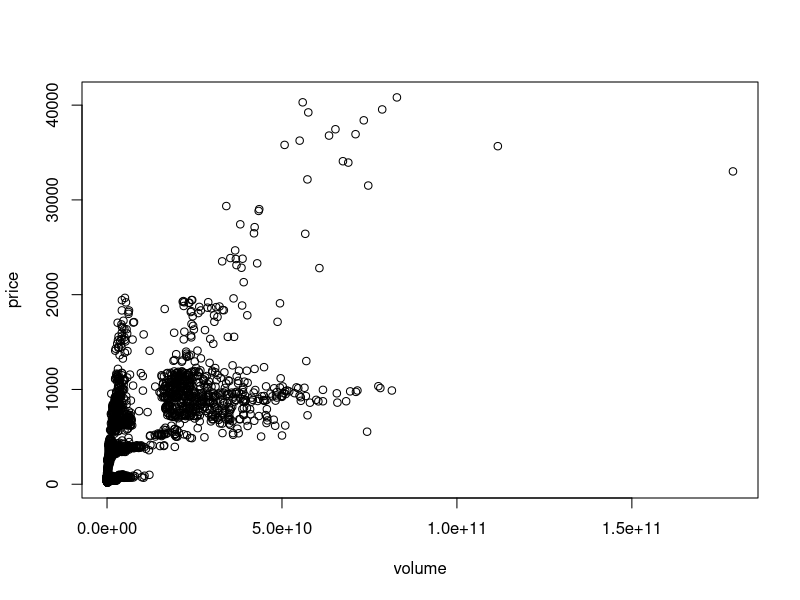
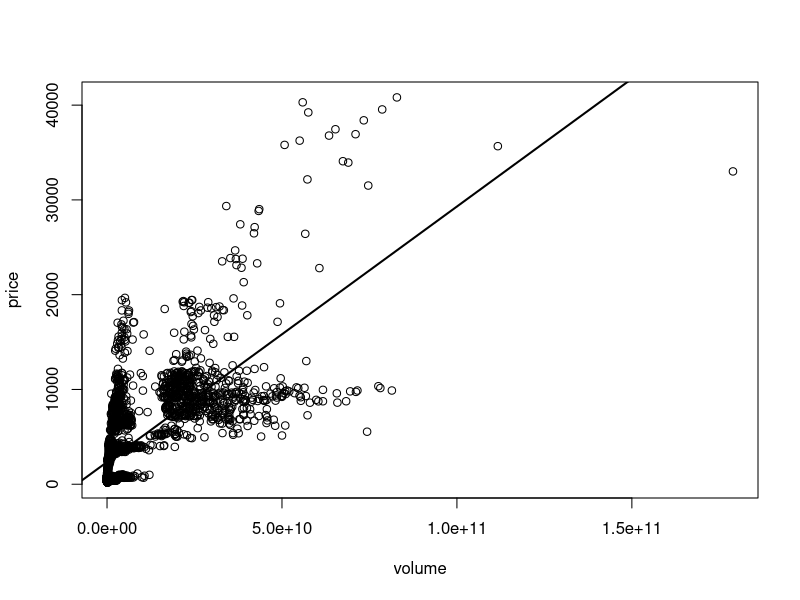
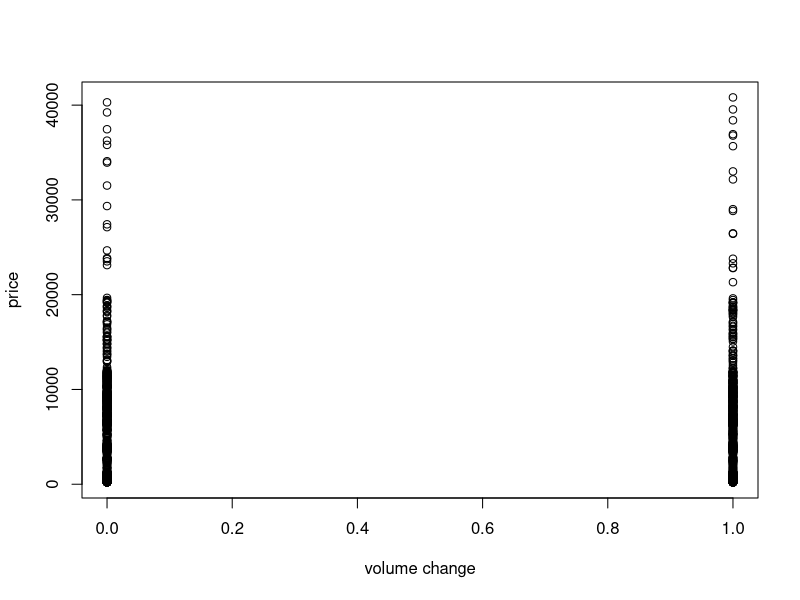
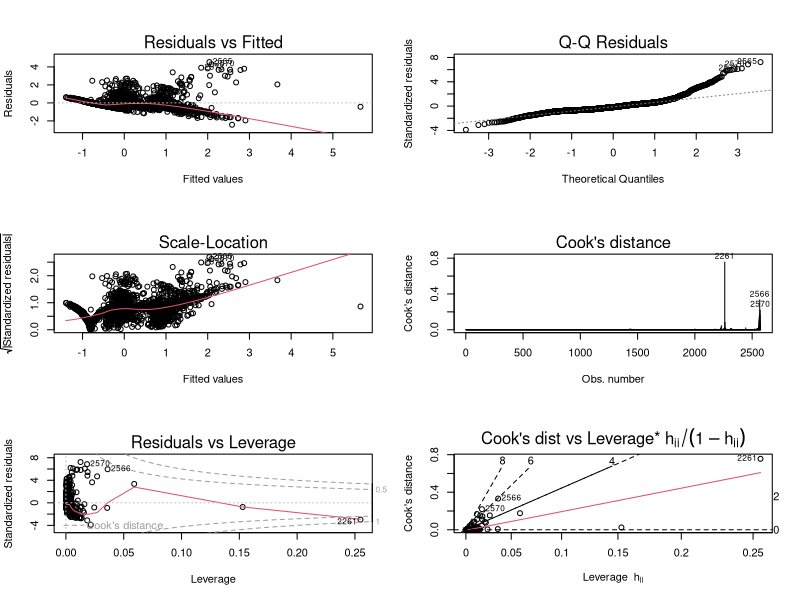
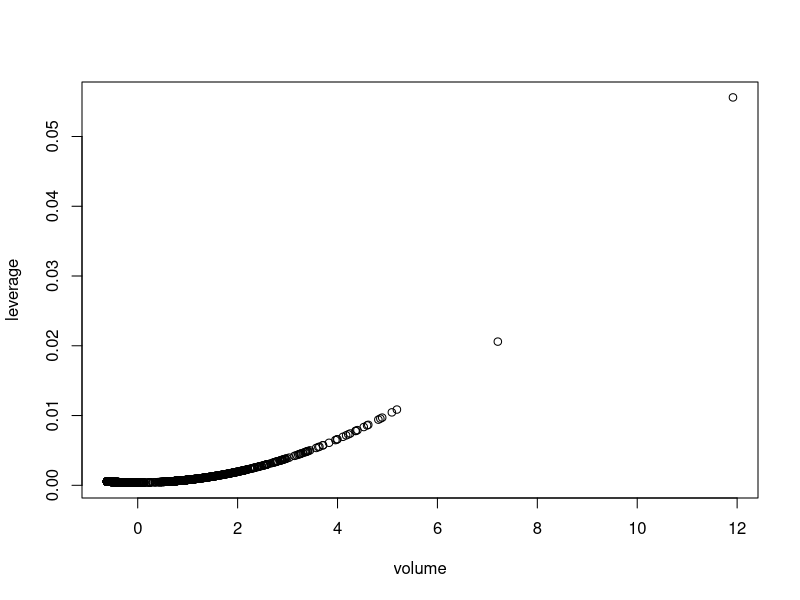
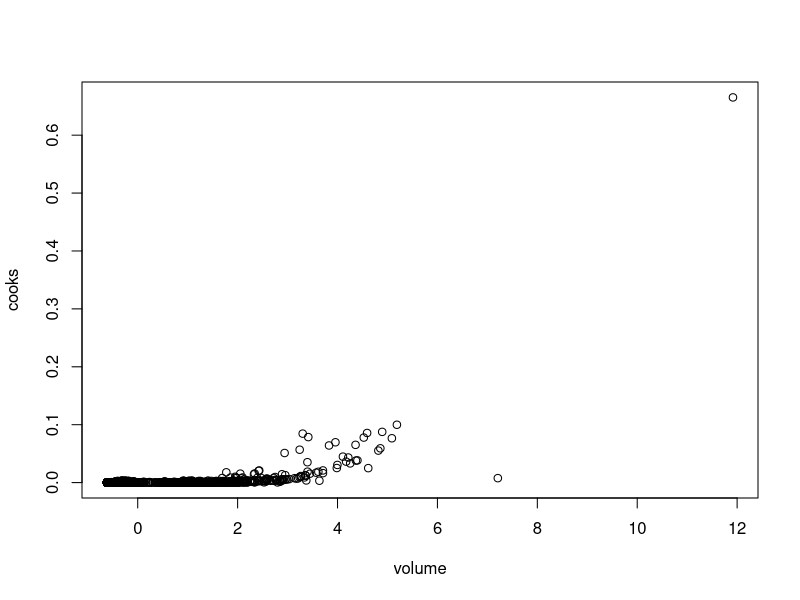
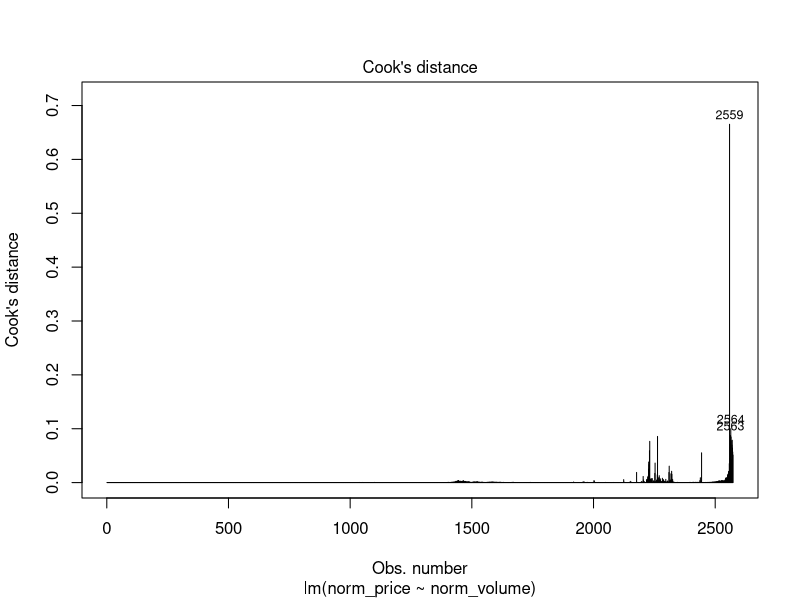
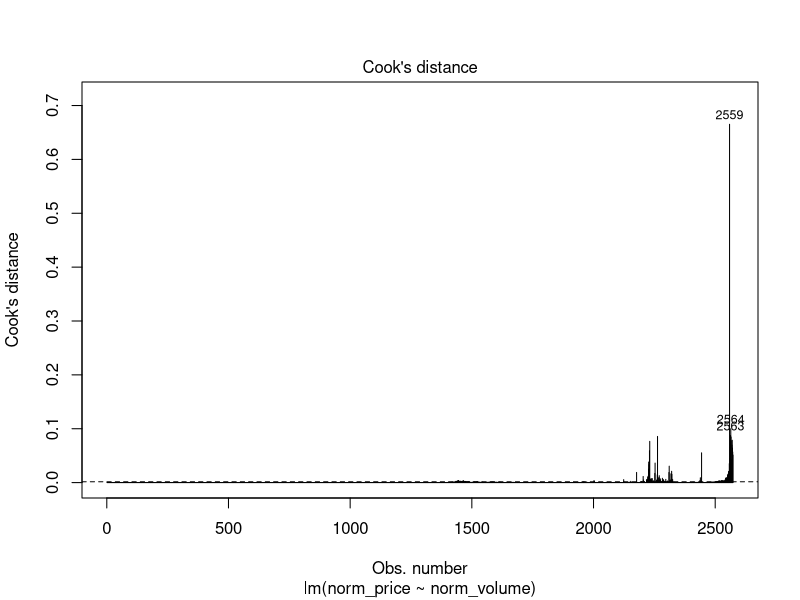

These figures' R source, in order:
library('MASS')




df = read.csv('data/NewCleanData.csv')
print(head(df))



# another way to specify x and y in plot() 
# plot(VR1~VR2)
# It plots variable 1(VR1) on the vertical axis as a dependent variable
# and plot VR2 on the horizontal axis as a explanatory variable.
png('figures/LM_plot_price_volume.png')
plot(df$Open_price~df$Volume,
		 xlab = 'volume',
		 ylab = 'price'
)
dev.off()



### Correlation

# cor(y,x,use = 'complete.obs')
# complete.obs will guarantee that R will not use obs with NA.

cor(df$Open_price, df$Volume, use = 'complete.obs')

# [1] 0.7114399




#--------------#	Fit Linear Model
# lm(formula, data), lm := linear model

# You don't need to specify df$Open_price, as long as you specify the
# data are from df

result = lm(Open_price~Volume, df)
print(result)
summary(result)

# Call:
# lm(formula = Open_price ~ Volume, data = df)
# 
# Residuals:
#    Min     1Q Median     3Q    Max
# -17567  -2112  -1594   1821  22878
# 
# Coefficients:
#              Estimate Std. Error t value Pr(>|t|)
# (Intercept) 2.342e+03  8.799e+01   26.62   <2e-16 ***
# Volume      2.696e-07  5.252e-09   51.33   <2e-16 ***
# ---
# Signif. codes:  0 ‘***’ 0.001 ‘**’ 0.01 ‘*’ 0.05 ‘.’ 0.1 ‘ ’ 1
# 
# Residual standard error: 3803 on 2571 degrees of freedom
# Multiple R-squared:  0.5061,    Adjusted R-squared:  0.506
# F-statistic:  2635 on 1 and 2571 DF,  p-value: < 2.2e-16



# then we can add this regression line to the graph.



png('figures/LM_plot_price_volume.png')
plot(df$Open_price~df$Volume,
		 xlab = 'volume',
		 ylab = 'price'
)
abline(result, lwd = 2)
dev.off()




## Now we can compute the confidence interval using confint()
# syntax:
# confint(regression_result, level = )

confint(result, level = 0.95)

#                    2.5 %       97.5 %
# (Intercept) 2.169422e+03 2.514506e+03
# Volume      2.593195e-07 2.799183e-07


# This is the CI for beta. Hence, although it is significant, but
# volume has very little effect on the price.






# compute correlation then square it.
cor(df$Open_price, df$Volume, use = 'complete.obs')**2
# [1] 0.5061467








#--------------#	Dummy variable

df = read.csv('data/NewCleanData.csv')
print(head(df))


# Here, x = 1 if today's volume is higher than yesterdays, 0 O.W.
# Let's see if the change of volume would affect the price.

png('figures/vol_change_price.png')
plot(Open_price~vol_change, 
		 data = df,
		 xlab = 'volume change',
		 ylab = 'price'
)
dev.off()

# Seem like no relation
# Let's do regression,


price_vol_regression = lm(Open_price~vol_change, data = df)
summary(price_vol_regression)

# Coefficients:
#             Estimate Std. Error t value Pr(>|t|)
# (Intercept)   4640.4      145.9  31.801   <2e-16 ***
# vol_change     142.3      213.8   0.666    0.506
# ---
# Signif. codes:  0 ‘***’ 0.001 ‘**’ 0.01 ‘*’ 0.05 ‘.’ 0.1 ‘ ’ 1
# 
# Residual standard error: 5411 on 2571 degrees of freedom
# Multiple R-squared:  0.0001723, Adjusted R-squared:  -0.0002166
# F-statistic: 0.4431 on 1 and 2571 DF,  p-value: 0.5057



# Clearly, no effect






#--------------#	Dummy with multiple levels

# For dummy variable with multiple levels, e.g., high school, college,
# master, phd, are all under edu.
# R by default will choose one level as a baseline. 
# For example, in the upper case, R will choose college as baseline
# becasue college starts with letter 'c'. In alphabet, c,h,m,p.
# If you want to manually change the baseline level, you can use:
# 
# new_order = relevel(df$target_column, ref = 'Your baseline level')

# new_order = relevel(survey$Smoke, ref = 'Never')
# this would set 'Never' as baseline level.


# Change in the order will have different values in the coefs, but it
# will not affect the general result of the regression.


# Notice!! If your data is numeric, you have to convert it into factor,
# otherwise, R will consider it as a continuous variable! Then your
# regression is useless.




#--------------#	Standardize your data

# transformed data = (data - mean)/sd

print(head(df))
price = df$Open_price
volume = df$Volume
supply = df$cir_supply

std_data = function(mydata){
		# R is diff from python, you must use return(obj) rather return obj
		return ((mydata - mean(mydata))/sd(mydata))
}


norm_price = std_data(price)
norm_volume = std_data(volume)
norm_supply = std_data(supply)


norm_lm_result = lm(norm_price~norm_volume+norm_supply)
summary(norm_lm_result)
# You can see, after normalize the data, the result looks better.

# Call:
# lm(formula = norm_price ~ norm_volume + norm_supply)
# 
# Residuals:
#     Min      1Q  Median      3Q     Max
# -2.8385 -0.3761 -0.1154  0.2332  4.3151
# 
# Coefficients:
#               Estimate Std. Error t value Pr(>|t|)
# (Intercept) -1.288e-16  1.248e-02    0.00        1
# norm_volume  4.771e-01  1.573e-02   30.34   <2e-16 ***
# norm_supply  3.852e-01  1.573e-02   24.49   <2e-16 ***
# ---
# Signif. codes:  0 ‘***’ 0.001 ‘**’ 0.01 ‘*’ 0.05 ‘.’ 0.1 ‘ ’ 1
# 
# Residual standard error: 0.633 on 2570 degrees of freedom
# Multiple R-squared:  0.5996,    Adjusted R-squared:  0.5993
# F-statistic:  1924 on 2 and 2570 DF,  p-value: < 2.2e-16




###--------### Get the Coefs of the regression

coefs = coef(norm_lm_result)

#   (Intercept)   norm_volume   norm_supply
# -1.288402e-16  4.771264e-01  3.851733e-01
print(coefs[1])
#   (Intercept)
# -1.288402e-16


# Print R2 score
r2_score = summary(norm_lm_result)$r.squared
print(r2_score)		# [1] 0.5996023




#--------------#	Add polynomial terms


# form the normalized dataset
df = data.frame(norm_price, norm_volume, norm_supply)
print(head(df))

#You can envoke an arithmetic calculation in the lm() function by 
#using: I() function
# Suppose I want to add a square term in the regression

lm_poly_result = lm(norm_price~norm_volume+norm_supply+I(norm_supply**2),
										data = df)
summary(lm_poly_result)

# Call:
# lm(formula = norm_price ~ norm_volume + norm_supply + I(norm_supply^2),data = df)
# 
# Residuals:
#     Min      1Q  Median      3Q     Max
# -3.8409 -0.3641 -0.1123  0.2159  4.2778
# 
# Coefficients:
#                   Estimate Std. Error t value Pr(>|t|)
# (Intercept)      -0.024260   0.015931  -1.523   0.1279
# norm_volume       0.465420   0.016424  28.338   <2e-16 ***
# norm_supply       0.397987   0.016562  24.030   <2e-16 ***
# I(norm_supply^2)  0.024269   0.009922   2.446   0.0145 *
# ---
# Signif. codes:  0 ‘***’ 0.001 ‘**’ 0.01 ‘*’ 0.05 ‘.’ 0.1 ‘ ’ 1
# 
# Residual standard error: 0.6324 on 2569 degrees of freedom
# Multiple R-squared:  0.6005,    Adjusted R-squared:  0.6001
# F-statistic:  1287 on 3 and 2569 DF,  p-value: < 2.2e-16



### It doesn't look goode by add one quadratic term, let's add a cubic
### term

lm_poly_result = lm(norm_price~norm_volume+norm_supply+I(norm_supply**2)+I(norm_supply**3),
										data = df)
summary(lm_poly_result)

# Now it looks great.

# Call:
# lm(formula = norm_price ~ norm_volume + norm_supply + I(norm_supply^2)
# +
#     I(norm_supply^3), data = df)
# 
# Residuals:
#     Min      1Q  Median      3Q     Max
# -2.6915 -0.3253 -0.0681  0.1157  4.2444
# 
# Coefficients:
#                   Estimate Std. Error t value Pr(>|t|)
# (Intercept)      -0.095378   0.017162  -5.557 3.02e-08 ***
# norm_volume       0.418280   0.016785  24.920  < 2e-16 ***
# norm_supply       0.525587   0.020633  25.473  < 2e-16 ***
# I(norm_supply^2)  0.088337   0.011642   7.588 4.52e-14 ***
# I(norm_supply^3) -0.030171   0.003007 -10.035  < 2e-16 ***
# ---
# Signif. codes:  0 ‘***’ 0.001 ‘**’ 0.01 ‘*’ 0.05 ‘.’ 0.1 ‘ ’ 1
# 
# Residual standard error: 0.6205 on 2568 degrees of freedom
# Multiple R-squared:  0.6156,    Adjusted R-squared:  0.615
# F-statistic:  1028 on 4 and 2568 DF,  p-value: < 2.2e-16









#--------------#	Interaction terms


## Use ":" represent interaction operation, e.g., variable1:variable2
## stands for variable1 * variable2

inter_lm_result = lm(
		norm_price~norm_volume+norm_supply+norm_volume:norm_supply,
		data = df
)
summary(inter_lm_result)



#		Call:
#		lm(formula = norm_price ~ norm_volume + norm_supply + norm_volume:norm_
#		supply,
#		    data = df)
#		
#		Residuals:
#		    Min      1Q  Median      3Q     Max
#		-2.4287 -0.3767 -0.1075  0.2357  4.5384
#		
#		Coefficients:
#		                        Estimate Std. Error t value Pr(>|t|)
#		(Intercept)              0.05447    0.01854   2.938  0.00333 **
#		norm_volume              0.57832    0.02996  19.305  < 2e-16 ***
#		norm_supply              0.33805    0.01968  17.179  < 2e-16 ***
#		norm_volume:norm_supply -0.08957    0.02259  -3.964 7.56e-05 ***
#		---
#		Signif. codes:  0 ‘***’ 0.001 ‘**’ 0.01 ‘*’ 0.05 ‘.’ 0.1 ‘ ’ 1
#		
#		Residual standard error: 0.6312 on 2569 degrees of freedom
#		Multiple R-squared:  0.602,     Adjusted R-squared:  0.6016
#		F-statistic:  1295 on 3 and 2569 DF,  p-value: < 2.2e-16






# Or you can use variable1*variable2, SAME!
# VR1*VR2 = VR1+VR2+VR1:VR2


result = lm(norm_price~norm_supply*norm_volume, data = df)
summary(result)
# Call:
# lm(formula = norm_price ~ norm_supply * norm_volume, data = df)
# 
# Residuals:
#     Min      1Q  Median      3Q     Max
# -2.4287 -0.3767 -0.1075  0.2357  4.5384
# 
# Coefficients:
#                         Estimate Std. Error t value Pr(>|t|)
# (Intercept)              0.05447    0.01854   2.938  0.00333 **
# norm_supply              0.33805    0.01968  17.179  < 2e-16 ***
# norm_volume              0.57832    0.02996  19.305  < 2e-16 ***
# norm_supply:norm_volume -0.08957    0.02259  -3.964 7.56e-05 ***
# ---
# Signif. codes:  0 ‘***’ 0.001 ‘**’ 0.01 ‘*’ 0.05 ‘.’ 0.1 ‘ ’ 1
# 
# Residual standard error: 0.6312 on 2569 degrees of freedom
# Multiple R-squared:  0.602,     Adjusted R-squared:  0.6016
# F-statistic:  1295 on 3 and 2569 DF,  p-value: < 2.2e-16






#--------------#	Partial F-test

# Use anova(model_1, model_2) to conduct a F-test. Pass the reduced 
# model in model_1, and the complex one in model_2 place.


redu_model = lm(norm_price~norm_volume+norm_supply, data = df)
complex_model = lm(norm_price~norm_volume*norm_supply, data = df)

anova(redu_model, complex_model)

# The p-value is less than the significant level, we reject the null
# that the coefs of all additional terms are equal to zero. Hence,
# the complex model does improve the fitness.

# Analysis of Variance Table
# 
# Model 1: norm_price ~ norm_volume + norm_supply
# Model 2: norm_price ~ norm_volume * norm_supply
#   Res.Df    RSS Df Sum of Sq      F    Pr(>F)
# 1   2570 1029.8
# 2   2569 1023.6  1    6.2622 15.717 7.556e-05 ***
# ---
# Signif. codes:  0 ‘***’ 0.001 ‘**’ 0.01 ‘*’ 0.05 ‘.’ 0.1 ‘ ’ 1












#--------------#	Forward selection


### step 1: start with intercept-only model

model1 = lm(norm_price~1, data = df)
summary(model1)

# Call:
# lm(formula = norm_price ~ 1, data = df)
# 
# Residuals:
#     Min      1Q  Median      3Q     Max
# -0.8381 -0.7852 -0.3707  0.6342  6.6742
# 
# Coefficients:
#               Estimate Std. Error t value Pr(>|t|)
# (Intercept) -2.036e-16  1.971e-02       0        1
# 
# Residual standard error: 1 on 2572 degrees of freedom




### Step 2: Use add1() to conduct a series of test for the next
### additional term.
# test = 'F' conducting a partial F-test.

## Note, dot in '.~.' have the same meaning in regular expression.
## first dot for the response variable, second dot for all the 
## potential variables.

add1(model1, scope = .~.+norm_supply+norm_volume, test = 'F')

# Single term additions
# 
# Model:
# norm_price ~ 1
#             Df Sum of Sq    RSS     AIC F value    Pr(>F)
# <none>                   2572.0     1.0
# norm_supply  1    1173.3 1398.7 -1564.4  2156.8 < 2.2e-16 ***
# norm_volume  1    1301.8 1270.2 -1812.3  2635.0 < 2.2e-16 ***
# ---
# Signif. codes:  0 ‘***’ 0.001 ‘**’ 0.01 ‘*’ 0.05 ‘.’ 0.1 ‘ ’ 1



model2 = update(model1, formula = .~. + norm_supply)
summary(model2)


add1(model2, scope = .~.+norm_volume, test = 'F')



#--------------#	Backward selection


model1 = lm(norm_price~norm_volume*norm_supply, data = df)
summary(model1)

drop1(model1, test = 'F')

# Single term deletions
# 
# Model:
# norm_price ~ norm_volume * norm_supply
#                         Df Sum of Sq    RSS     AIC F value    Pr(>F)
# 
# <none>                               1023.6 -2363.8
# 
# norm_volume:norm_supply  1    6.2622 1029.8 -2350.1  15.717 7.556e-05 **
# *
# ---
# Signif. codes:  0 ‘***’ 0.001 ‘**’ 0.01 ‘*’ 0.05 ‘.’ 0.1 ‘ ’ 1




# use update(model1, .~.-norm_volume*norm_supply) to drop a term.
# Since this interaction term is significant, we don't want to drop it.





#--------------#	stepwise AIC selection



# Let's start with the intercept-only model, and use the built-in 
# function to conduct a stepwise AIC selection


model1 = lm(norm_price~1, data = df)
print('------------------')
stepwise_model_selection = step(model1, 
																scope = .~. + norm_volume*norm_supply)

#




#   Start:  AIC=1
#   norm_price ~ 1
#   
#                 Df Sum of Sq    RSS     AIC
#   + norm_volume  1    1301.8 1270.2 -1812.3
#   + norm_supply  1    1173.3 1398.7 -1564.4
#   <none>                     2572.0     1.0
#   
#   Step:  AIC=-1812.29
#   norm_price ~ norm_volume
#   
#                 Df Sum of Sq    RSS     AIC
#   + norm_supply  1    240.37 1029.8 -2350.1
#   <none>                     1270.2 -1812.3
#   - norm_volume  1   1301.81 2572.0     1.0
#   
#   Step:  AIC=-2350.06
#   norm_price ~ norm_volume + norm_supply
#   
#                             Df Sum of Sq    RSS     AIC
#   + norm_volume:norm_supply  1      6.26 1023.6 -2363.8
#   <none>                                 1029.8 -2350.1
#   - norm_supply              1    240.37 1270.2 -1812.3
#   - norm_volume              1    368.83 1398.7 -1564.4
#   
#   Step:  AIC=-2363.75
#   norm_price ~ norm_volume + norm_supply + norm_volume:norm_supply
#   
#                             Df Sum of Sq    RSS     AIC
#   <none>                                 1023.6 -2363.8
#   - norm_volume:norm_supply  1    6.2622 1029.8 -2350.1



print('===========')
summary(stepwise_model_selection)

# Call:
# lm(formula = norm_price ~ norm_volume + norm_supply + norm_volume:norm_
# supply,
#     data = df)
# 
# Residuals:
#     Min      1Q  Median      3Q     Max
# -2.4287 -0.3767 -0.1075  0.2357  4.5384
# 
# Coefficients:
#                         Estimate Std. Error t value Pr(>|t|)
# (Intercept)              0.05447    0.01854   2.938  0.00333 **
# norm_volume              0.57832    0.02996  19.305  < 2e-16 ***
# norm_supply              0.33805    0.01968  17.179  < 2e-16 ***
# norm_volume:norm_supply -0.08957    0.02259  -3.964 7.56e-05 ***
# ---
# Signif. codes:  0 ‘***’ 0.001 ‘**’ 0.01 ‘*’ 0.05 ‘.’ 0.1 ‘ ’ 1
# 
# Residual standard error: 0.6312 on 2569 degrees of freedom
# Multiple R-squared:  0.602,     Adjusted R-squared:  0.6016
# F-statistic:  1295 on 3 and 2569 DF,  p-value: < 2.2e-16














#--------------#	Residual diagnostic


# You can use plot() on a lm() obj, to show all six types of 
# diagnostic plots. By specifying 'which = i', you would obtain the
# ith plots.


# Recall, use par(mfrow = c(row, col)) to combine multiple figures


model1 = lm(norm_price~norm_supply*norm_volume, data = df)
png('figures/residual_diagnostic_plots.png')
par(mfrow = c(3,2))
plot(model1, which = 1)
plot(model1, which = 2)
plot(model1, which = 3)
plot(model1, which = 4)
plot(model1, which = 5)
plot(model1, which = 6)
dev.off()



###--------### Test normality

#--------- Shapiro.test
# null: data are normally distributed.

# By first, we need to extract the standardized resisuals of the fitted
# model using rstandard(regression_model)

model1 = lm(norm_price~norm_volume*norm_supply, df)
shapiro.test(rstandard(model1))
#         Shapiro-Wilk normality test
# 
# data:  rstandard(model1)
# W = 0.84736, p-value < 2.2e-16


# Here, we reject the null, hence, the data are not normally distributed. 





#--------------#	Calculating the leverage
# R has a built-in function to compute the leverage. 
# hatvalues(regression model)


model0 = lm(norm_price~norm_volume, data = df)
vol_leverage = hatvalues(model0)

# now we can plot the leverage-volume scatterplot.
png('figures/volume_leverage.png')
plot(df$norm_volume,
		 vol_leverage,
		 xlab = 'volume',
		 ylab = 'leverage'
)
dev.off()

#--------------#	Cook's Distance

cook = cooks.distance(model0)
png('figures/cooks_distance_vol.png')
plot(norm_volume, cook, data = df, xlab = 'volume', ylab = 'cooks')
dev.off()


png('figures/cooks_distance_built_in_plot.png')
plot(model0, which = 4)
dev.off()



png('figures/cooks_distance_with_4-n.png')
plot(model0, which = 4)
abline(h = 4/length(cook), lty = 2)
dev.off()







#--------------#	Collinearity

df_raw = read.csv('data/NewCleanData.csv')

mktcap = df_raw$mktcap
supply = df_raw$cir_supply
price = df_raw$Open_price
volume = df_raw$Volume

norm_mktcap = (mktcap - mean(mktcap))/sd(mktcap)
df$norm_mktcap = norm_mktcap
#png('figures/mktcap_price.png')
#plot(norm_price~norm_mktcap, df)
#dev.off()


cor(supply, volume)

#coli_result = lm(norm_price~norm_supply*norm_volume*norm_mktcap, df)
#summary(coli_result)


# Call:
# lm(formula = norm_price ~ norm_supply * norm_volume * norm_mktcap,
#     data = df)
# 
# Residuals:
#       Min        1Q    Median        3Q       Max
# -0.183953 -0.007375 -0.003806  0.007941  0.296063
# 
# Coefficients:
#                                       Estimate Std. Error t value Pr(>|t|)
# (Intercept)                          0.0292993  0.0011135   26.31   <2e-16 ***
# norm_supply                         -0.0280827  0.0012368  -22.71   <2e-16 ***
# norm_volume                         -0.0382933  0.0019248  -19.89   <2e-16 ***
# norm_mktcap                          1.0684006  0.0014527  735.45   <2e-16 ***
# norm_supply:norm_volume              0.0212145  0.0016383   12.95   <2e-16 ***
# norm_supply:norm_mktcap             -0.0469526  0.0013273  -35.37   <2e-16 ***
# norm_volume:norm_mktcap             -0.0209536  0.0008223  -25.48   <2e-16 ***
# norm_supply:norm_volume:norm_mktcap  0.0107844  0.0005387   20.02   <2e-16 ***
# ---
# Signif. codes:  0 ‘***’ 0.001 ‘**’ 0.01 ‘*’ 0.05 ‘.’ 0.1 ‘ ’ 1
# 
# Residual standard error: 0.02917 on 2565 degrees of freedom
# Multiple R-squared:  0.9992,    Adjusted R-squared:  0.9991
# F-statistic: 4.315e+05 on 7 and 2565 DF,  p-value: < 2.2e-16








